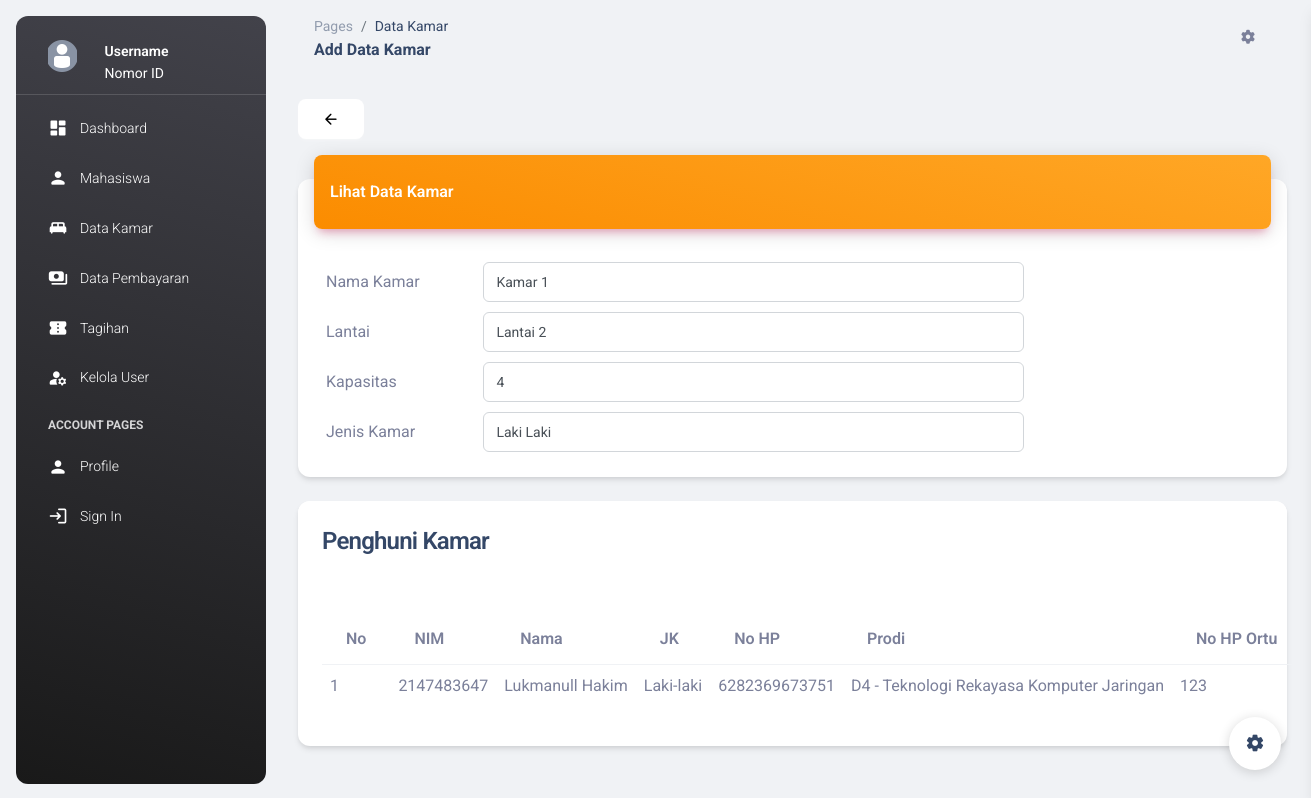
The app's page /lihat_kamar.php?id=1 with its own data.
### tables this page shows
CREATE TABLE `kamar` (
  `id_kamar` int(11) NOT NULL,
  `nama_kamar` varchar(50) DEFAULT NULL,
  `lantai` varchar(11) DEFAULT NULL,
  `kapasitas` int(11) DEFAULT NULL,
  `jenis` varchar(20) NOT NULL DEFAULT 'Laki Laki',
  `full` varchar(15) DEFAULT 'false'
);

CREATE TABLE `penghuni` (
  `id_penghuni` int(11) NOT NULL,
  `id_kamar` int(11) DEFAULT NULL,
  `id_mhs` int(11) DEFAULT NULL,
  `waktu` timestamp NOT NULL DEFAULT current_timestamp(),
  `status_huni` varchar(15) NOT NULL DEFAULT 'active'
);

CREATE TABLE `mahasiswa` (
  `id_mhs` int(11) NOT NULL,
  `nim` int(20) DEFAULT NULL,
  `nama_mhs` varchar(255) DEFAULT NULL,
  `foto` varchar(500) DEFAULT NULL,
  `tempat` varchar(255) DEFAULT NULL,
  `tgl_lahir` date DEFAULT NULL,
  `jk` varchar(15) DEFAULT NULL,
  `kewarganegaraan` varchar(50) DEFAULT NULL,
  `agama` varchar(50) DEFAULT NULL,
  `email` varchar(255) DEFAULT NULL,
  `no_hp` varchar(15) DEFAULT NULL,
  `kode_pos` varchar(10) DEFAULT NULL,
  `alamat` text DEFAULT NULL,
  `provinsi` varchar(100) DEFAULT NULL,
  `kabupaten` varchar(100) DEFAULT NULL,
  `kecamatan` varchar(100) DEFAULT NULL,
  `ortu` varchar(255) DEFAULT NULL,
  `no_hp_ortu` varchar(15) DEFAULT NULL,
  `alamat_ortu` text DEFAULT NULL,
  `pendidikan` varchar(255) DEFAULT NULL,
  `nama_sekolah` varchar(255) DEFAULT NULL,
  `jurusan` varchar(255) DEFAULT NULL,
  `prodi` varchar(255) DEFAULT NULL,
  `semester` int(11) DEFAULT NULL,
  `id_kamar` int(15) DEFAULT NULL
);

### lihat_kamar.php (the view, shortened to what this page needs)
<?php include 'proses/koneksi.php'; ?>
<!DOCTYPE html>
<html lang="en">
<head>
    <link href="./assets/css/nucleo-icons.css" rel="stylesheet" />
    <link href="./assets/css/nucleo-svg.css" rel="stylesheet" />
    <link id="pagestyle" href="./assets/css/material-dashboard.css?v=3.0.0" rel="stylesheet" />
</head>
<body class="g-sidenav-show bg-gray-200">
    <?php include 'sidebar.php'; ?>
    <main class="main-content position-relative max-height-vh-100 h-100 border-radius-lg">
        <nav class="navbar navbar-main navbar-expand-lg px-0 mx-4 shadow-none border-radius-xl" id="navbarBlur"
            navbar-scroll="true">
            <div class="container-fluid py-1 px-3">
                <nav aria-label="breadcrumb">
                    <ol class="breadcrumb bg-transparent mb-0 pb-0 pt-1 px-0 me-sm-6 me-5">
                        <li class="breadcrumb-item text-sm"><a class="opacity-5 text-dark" href="javascript:;">Pages</a>
                        </li>
                        <li class="breadcrumb-item text-sm text-dark active" aria-current="page">Data Kamar</li>
                    </ol>
                    <h6 class="font-weight-bolder mb-0">Add Data Kamar</h6>
                </nav>
                <ul class="navbar-nav justify-content-end">
                    <li class="nav-item px-3 d-flex align-items-center">
                        <a href="javascript:;" class="nav-link text-body p-0">
                            <i class="fa fa-cog fixed-plugin-button-nav cursor-pointer"></i>
                        </a>
                    </li>
                </ul>
            </div>
        </nav>
        <div class="container-fluid py-4">
            <a href="dt_kamar.php" class="btn btn-white"><i class="material-icons opacity-10">arrow_back</i></a>
            <div class="row">
                <div class="col-12">
                    <div class="card my-4">
                        <div class="card-header p-0 position-relative mt-n4 mx-3 z-index-2">
                            <div class="bg-gradient-warning shadow-primary border-radius-lg pt-4 pb-3">
                                <div class="d-flex justify-content-between">
                                    <h6 class="text-white text-capitalize ps-3">Lihat Data Kamar</h6>
                                </div>
                            </div>
                        </div>
                        <?php
                        $id = $_GET['id'];
                        $kueri = mysqli_query($conn, "SELECT * FROM kamar WHERE id_kamar = $id");
                        $row = mysqli_fetch_array($kueri);
                        ?>
                        <div class="card-body px-0 pb-3 col-md-9">
                            <form action="proses/edit_kamar.php" method="GET">
                                <div class="ms-md-auto pe-md-3 d-flex align-items-center my-2">
                                    <label for="" class="col-form-label ps-4 col-sm-3">Nama Kamar</label>
                                    <div class="input-group input-group-outline">
                                        <input type="text" name="nama" value="<?php echo $row['nama_kamar'] ?>"
                                            class="form-control" onfocus="focused(this)" onfocusout="defocused(this)">
                                    </div>
                                </div>
                                <div class="ms-md-auto pe-md-3 d-flex align-items-center my-2">
                                    <label for="" class="col-form-label ps-4 col-sm-3">Lantai</label>
                                    <div class="input-group input-group-outline">
                                        <select name="lantai" id="" class="form-control">
                                            <option selected value="<?php echo $row['lantai'] ?>">
                                                <?php echo $row['lantai'] ?>
                                            </option>
                                        </select>
                                    </div>
                                </div>
                                <div class="ms-md-auto pe-md-3 d-flex align-items-center my-2">
                                    <label for="" class="col-form-label ps-4 col-sm-3">Kapasitas</label>
                                    <div class="input-group input-group-outline">
                                        <input type="number" value="<?php echo $row['kapasitas'] ?>"
                                            min="<?php echo $row['kapasitas'] ?>" name="kapasitas" class="form-control"
                                            placeholder="Kapasitas / orang..." onfocus="focused(this)"
                                            onfocusout="defocused(this)">
                                    </div>
                                </div>
                                <div class="ms-md-auto pe-md-3 d-flex align-items-center my-2">
                                    <label for="" class="col-form-label ps-4 col-sm-3">Jenis Kamar</label>
                                    <div class="input-group input-group-outline">
                                        <select name="jenis" id="jenis" required class="form-control">
                                            <option value="<?php echo $row['jenis'] ?>">
                                                <?php echo $row['jenis'] ?>
                                            </option>
                                        </select>
                                    </div>
                                </div>
                            </form>
                        </div>
                    </div>
                </div>
                <div class="col-12">
                    <div class="card">
                        <div class="card-header">
                            <h4>Penghuni Kamar</h4>
                        </div>
                        <div class="card-body">
                            <table class="table">
                                <thead>
                                    <tr>
                                        <th>No</th>
                                        <th>NIM</th>
                                        <th>Nama</th>
                                        <th>JK</th>
                                        <th>No HP</th>
                                        <th>Prodi</th>
                                        <th>No HP Ortu</th>
                                    </tr>
                                </thead>
                                <tbody>
                                    <?php
                                    $no = 1;
                                    $q1 = mysqli_query($conn, "SELECT * FROM penghuni WHERE id_kamar = $id");
                                    while ($q2 = mysqli_fetch_array($q1)) {
                                        $idmhs = $q2['id_mhs'];
                                        $q3 = mysqli_query($conn, "SELECT * FROM mahasiswa WHERE id_mhs = $idmhs");
                                        $q4 = mysqli_fetch_array($q3);
                                        ?>
                                        <tr>
                                            <td>
                                                <?php echo $no++; ?>
                                            </td>
                                            <td>
                                                <?php echo $q4['nim'] ?>
                                            </td>
                                            <td>
                                                <?php echo $q4['nama_mhs'] ?>
                                            </td>
                                            <td>
                                                <?php echo $q4['jk'] ?>
                                            </td>
                                            <td>
                                                <?php echo $q4['no_hp'] ?>
                                            </td>
                                            <td>
                                                <?php echo $q4['prodi'] ?>
                                            </td>
                                            <td>
                                                <?php echo $q4['no_hp_ortu'] ?>
                                            </td>
                                        </tr>
                                    <?php } ?>
                                </tbody>
                            </table>
                        </div>
                    </div>
                </div>
            </div>
        </div>
    </main>
    <div class="fixed-plugin">
        <a class="fixed-plugin-button text-dark position-fixed px-3 py-2">
            <i class="material-icons py-2">settings</i>
        </a>
    </div>
</body>
</html>

### records on screen
kamar: nama "Kamar 1", lantai "Lantai 2", kapasitas "4", jenis "Laki Laki"
penghuni: id_mhs.nim "2147483647", id_mhs.nama_mhs "Lukmanull Hakim", id_mhs.jk "Laki-laki", id_mhs.no_hp "6282369673751", id_mhs.prodi "D4 - Teknologi Rekayasa Komputer Jaringan", id_mhs.no_hp_ortu "123"
